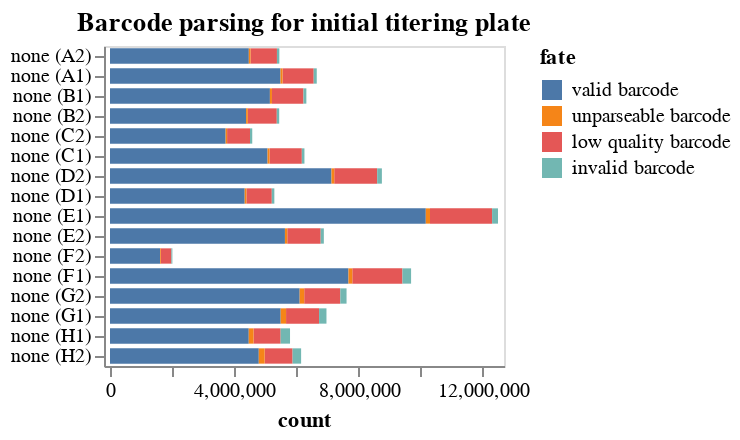

Notebook code cell kept with this figure:
### Markdown cell above
## Statistics on barcode-parsing for each sample
Make interactive chart of the "fates" of the sequencing reads parsed for each sample on the plate.

If most sequencing reads are not "valid barcodes", this could potentially indicate some problem in the sequencing or barcode set you are parsing.

Potential fates are:
 - *valid barcode*: barcode that matches a known virus or neutralization standard, we hope most reads are this.
 - *invalid barcode*: a barcode with proper flanking sequences, but does not match a known virus or neutralization standard. If you  have a lot of reads of this type, it is probably a good idea to look at the invalid barcode CSVs (in the `./results/barcode_invalid/` subdirectory created by the pipeline) to see what these invalid barcodes are.
 - *unparseable barcode*: could not parse a barcode from this read as there was not a sequence of the correct length with the appropriate flanking sequence.
 - *low quality barcode*: low-quality or `N` nucleotides in barcode, could indicate problem with sequencing.
 - *failed chastity filter*: reads that failed the Illumina chastity filter, if these are reported in the FASTQ (they may not be).

Also, if the number of reads per sample is very uneven, that could indicate that you did not do a good job of balancing the different samples in the Illumina sequencing.

### Code cell
fates = (
    pd.concat([pd.read_csv(f).assign(well=f.strip("../results/miscellaneous_plates/plate2_repool/").strip('_fates.csv')) for f, s in zip(fate_csvs, samples)])
    .merge(samples_df, validate="many_to_one", on="well")
    .assign(
        fate_counts=lambda x: x.groupby("fate")["count"].transform("sum"),
        sample_well=lambda x: x["serum"] + " (" + x["well"] + ")",
    )
    .query("fate_counts > 0")[  # only keep fates with at least one count
        ["fate", "count", "well", "sample_well", "dilution_factor"]
    ]
)
fates
assert len(fates) == len(fates.drop_duplicates())


sample_wells = list(fates.sort_values(["dilution_factor"])["sample_well"])


fates_chart = (
    alt.Chart(fates)
    .encode(
        alt.X("count", scale=alt.Scale(nice=False, padding=3)),
        alt.Y(
            "sample_well",
            title=None,
            sort=sample_wells,
        ),
        alt.Color("fate", sort=sorted(fates["fate"].unique(), reverse=True)),
        alt.Order("fate", sort="descending"),
        tooltip=fates.columns.tolist(),
    )
    .mark_bar(height={"band": 0.85})
    .properties(
        height=alt.Step(10),
        width=200,
        title=f"Barcode parsing for initial titering plate",
    )
    .configure_axis(grid=False)
)

fates_chart
#fates

### Figure 1 — Vega-Lite specification as saved in the notebook (floating-point values rounded to 4 significant figures)
{"config": {"view": {"continuousWidth": 300, "continuousHeight": 300}, "axis": {"grid": false}}, "data": {"name": "data-e3911f9b507c970837e07cc4058788c6"}, "mark": {"type": "bar", "height": {"band": 0.85}}, "encoding": {"color": {"field": "fate", "sort": ["valid barcode", "unparseable barcode", "low quality barcode", "invalid barcode"], "type": "nominal"}, "order": {"field": "fate", "sort": "descending", "type": "nominal"}, "tooltip": [{"field": "fate", "type": "nominal"}, {"field": "count", "type": "quantitative"}, {"field": "well", "type": "nominal"}, {"field": "sample_well", "type": "nominal"}, {"field": "dilution_factor", "type": "quantitative"}], "x": {"field": "count", "scale": {"nice": false, "padding": 3}, "type": "quantitative"}, "y": {"field": "sample_well", "sort": ["none (A2)", "none (A2)", "none (A2)", "none (A2)", "none (A1)", "none (A1)", "none (A1)", "none (A1)", "none (B1)", "none (B1)", "none (B1)", "none (B1)", "none (B2)", "none (B2)", "none (B2)", "none (B2)", "none (C2)", "none (C2)", "none (C2)", "none (C2)", "none (C1)", "none (C1)", "none (C1)", "none (C1)", "none (D2)", "none (D2)", "none (D2)", "none (D2)", "none (D1)", "none (D1)", "none (D1)", "none (D1)", "none (E1)", "none (E1)", "none (E1)", "none (E1)", "none (E2)", "none (E2)", "none (E2)", "none (E2)", "none (F2)", "none (F2)", "none (F2)", "none (F2)", "none (F1)", "none (F1)", "none (F1)", "none (F1)", "none (G2)", "none (G2)", "none (G2)", "none (G2)", "none (G1)", "none (G1)", "none (G1)", "none (G1)", "none (H1)", "none (H1)", "none (H1)", "none (H1)", "none (H2)", "none (H2)", "none (H2)", "none (H2)"], "title": null, "type": "nominal"}}, "height": {"step": 10}, "title": "Barcode parsing for initial titering plate", "width": 200, "$schema": "https://vega.github.io/schema/vega-lite/v5.16.3.json", "datasets": {"data-e3911f9b507c970837e07cc4058788c6": [{"fate": "valid barcode", "count": 5145869, "well": "B1", "sample_well": "none (B1)", "dilution_factor": 9}, {"fate": "low quality barcode", "count": 1014013, "well": "B1", "sample_well": "none (B1)", "dilution_factor": 9}, {"fate": "invalid barcode", "count": 93023, "well": "B1", "sample_well": "none (B1)", "dilution_factor": 9}, {"fate": "unparseable barcode", "count": 66263, "well": "B1", "sample_well": "none (B1)", "dilution_factor": 9}, {"fate": "valid barcode", "count": 5492400, "well": "G1", "sample_well": "none (G1)", "dilution_factor": 2187}, {"fate": "low quality barcode", "count": 1061388, "well": "G1", "sample_well": "none (G1)", "dilution_factor": 2187}, {"fate": "invalid barcode", "count": 238782, "well": "G1", "sample_well": "none (G1)", "dilution_factor": 2187}, {"fate": "unparseable barcode", "count": 173658, "well": "G1", "sample_well": "none (G1)", "dilution_factor": 2187}, {"fate": "valid barcode", "count": 5070246, "well": "C1", "sample_well": "none (C1)", "dilution_factor": 27}, {"fate": "low quality barcode", "count": 1038681, "well": "C1", "sample_well": "none (C1)", "dilution_factor": 27}, {"fate": "invalid barcode", "count": 84380, "well": "C1", "sample_well": "none (C1)", "dilution_factor": 27}, {"fate": "unparseable barcode", "count": 64396, "well": "C1", "sample_well": "none (C1)", "dilution_factor": 27}, {"fate": "valid barcode", "count": 1610935, "well": "F2", "sample_well": "none (F2)", "dilution_factor": 729}, {"fate": "low quality barcode", "count": 340147, "well": "F2", "sample_well": "none (F2)", "dilution_factor": 729}, {"fate": "invalid barcode", "count": 31550, "well": "F2", "sample_well": "none (F2)", "dilution_factor": 729}, {"fate": "unparseable barcode", "count": 24727, "well": "F2", "sample_well": "none (F2)", "dilution_factor": 729}, {"fate": "valid barcode", "count": 4465327, "well": "H1", "sample_well": "none (H1)", "dilution_factor": 6561}, {"fate": "low quality barcode", "count": 871355, "well": "H1", "sample_well": "none (H1)", "dilution_factor": 6561}, {"fate": "invalid barcode", "count": 302807, "well": "H1", "sample_well": "none (H1)", "dilution_factor": 6561}, {"fate": "unparseable barcode", "count": 154222, "well": "H1", "sample_well": "none (H1)", "dilution_factor": 6561}, {"fate": "valid barcode", "count": 3720542, "well": "C2", "sample_well": "none (C2)", "dilution_factor": 27}, {"fate": "low quality barcode", "count": 737754, "well": "C2", "sample_well": "none (C2)", "dilution_factor": 27}, {"fate": "invalid barcode", "count": 72008, "well": "C2", "sample_well": "none (C2)", "dilution_factor": 27}, {"fate": "unparseable barcode", "count": 47692, "well": "C2", "sample_well": "none (C2)", "dilution_factor": 27}, {"fate": "valid barcode", "count": 4335003, "well": "D1", "sample_well": "none (D1)", "dilution_factor": 81}, {"fate": "low quality barcode", "count": 816581, "well": "D1", "sample_well": "none (D1)", "dilution_factor": 81}, {"fate": "invalid barcode", "count": 82222, "well": "D1", "sample_well": "none (D1)", "dilution_factor": 81}, {"fate": "unparseable barcode", "count": 55054, "well": "D1", "sample_well": "none (D1)", "dilution_factor": 81}, {"fate": "valid barcode", "count": 7674508, "well": "F1", "sample_well": "none (F1)", "dilution_factor": 729}, {"fate": "low quality barcode", "count": 1613575, "well": "F1", "sample_well": "none (F1)", "dilution_factor": 729}, {"fate": "invalid barcode", "count": 278307, "well": "F1", "sample_well": "none (F1)", "dilution_factor": 729}, {"fate": "unparseable barcode", "count": 123063, "well": "F1", "sample_well": "none (F1)", "dilution_factor": 729}, {"fate": "valid barcode", "count": 5486625, "well": "A1", "sample_well": "none (A1)", "dilution_factor": 3}, {"fate": "low quality barcode", "count": 1001639, "well": "A1", "sample_well": "none (A1)", "dilution_factor": 3}, {"fate": "invalid barcode", "count": 98045, "well": "A1", "sample_well": "none (A1)", "dilution_factor": 3}, {"fate": "unparseable barcode", "count": 67285, "well": "A1", "sample_well": "none (A1)", "dilution_factor": 3}, {"fate": "valid barcode", "count": 6103658, "well": "G2", "sample_well": "none (G2)", "dilution_factor": 2187}, {"fate": "low quality barcode", "count": 1160958, "well": "G2", "sample_well": "none (G2)", "dilution_factor": 2187}, {"fate": "invalid barcode", "count": 201086, "well": "G2", "sample_well": "none (G2)", "dilution_factor": 2187}, {"fate": "unparseable barcode", "count": 146867, "well": "G2", "sample_well": "none (G2)", "dilution_factor": 2187}, {"fate": "valid barcode", "count": 5629808, "well": "E2", "sample_well": "none (E2)", "dilution_factor": 243}, {"fate": "low quality barcode", "count": 1074655, "well": "E2", "sample_well": "none (E2)", "dilution_factor": 243}, {"fate": "invalid barcode", "count": 101446, "well": "E2", "sample_well": "none (E2)", "dilution_factor": 243}, {"fate": "unparseable barcode", "count": 75663, "well": "E2", "sample_well": "none (E2)", "dilution_factor": 243}, {"fate": "valid barcode", "count": 4379665, "well": "B2", "sample_well": "none (B2)", "dilution_factor": 9}, {"fate": "low quality barcode", "count": 932276, "well": "B2", "sample_well": "none (B2)", "dilution_factor": 9}, {"fate": "invalid barcode", "count": 77818, "well": "B2", "sample_well": "none (B2)", "dilution_factor": 9}, {"fate": "unparseable barcode", "count": 55602, "well": "B2", "sample_well": "none (B2)", "dilution_factor": 9}, {"fate": "valid barcode", "count": 4787999, "well": "H2", "sample_well": "none (H2)", "dilution_factor": 6561}, {"fate": "low quality barcode", "count": 899333, "well": "H2", "sample_well": "none (H2)", "dilution_factor": 6561}, {"fate": "invalid barcode", "count": 274581, "well": "H2", "sample_well": "none (H2)", "dilution_factor": 6561}, {"fate": "unparseable barcode", "count": 188556, "well": "H2", "sample_well": "none (H2)", "dilution_factor": 6561}, {"fate": "valid barcode", "count": 10162636, "well": "E1", "sample_well": "none (E1)", "dilution_factor": 243}, {"fate": "low quality barcode", "count": 1999153, "well": "E1", "sample_well": "none (E1)", "dilution_factor": 243}, {"fate": "invalid barcode", "count": 190030, "well": "E1", "sample_well": "none (E1)", "dilution_factor": 243}, {"fate": "unparseable barcode", "count": 134564, "well": "E1", "sample_well": "none (E1)", "dilution_factor": 243}, {"fate": "valid barcode", "count": 7127774, "well": "D2", "sample_well": "none (D2)", "dilution_factor": 81}, {"fate": "low quality barcode", "count": 1381921, "well": "D2", "sample_well": "none (D2)", "dilution_factor": 81}, {"fate": "invalid barcode", "count": 151230, "well": "D2", "sample_well": "none (D2)", "dilution_factor": 81}, {"fate": "unparseable barcode", "count": 88737, "well": "D2", "sample_well": "none (D2)", "dilution_factor": 81}, {"fate": "valid barcode", "count": 4467461, "well": "A2", "sample_well": "none (A2)", "dilution_factor": 3}, {"fate": "low quality barcode", "count": 850680, "well": "A2", "sample_well": "none (A2)", "dilution_factor": 3}, {"fate": "invalid barcode", "count": 77615, "well": "A2", "sample_well": "none (A2)", "dilution_factor": 3}, {"fate": "unparseable barcode", "count": 54343, "well": "A2", "sample_well": "none (A2)", "dilution_factor": 3}]}}
